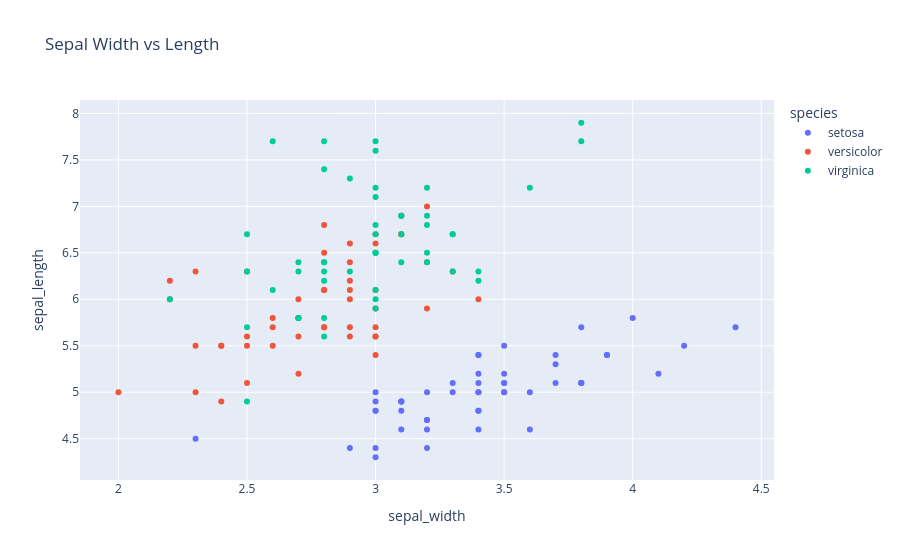

Write notebook code for a chart like this one.
### Code cell
fig = px.scatter(
    df,
    x="sepal_width",
    y="sepal_length",
    color="species",
    title="Sepal Width vs Length"
)
fig.show()

### Figure 1 — Plotly figure (JSON) as saved in the notebook; plotly's stock layout.template omitted (floating-point values rounded to 4 significant figures)
{"data": [{"hovertemplate": "species=setosa<br>sepal_width=%{x}<br>sepal_length=%{y}<extra></extra>", "legendgroup": "setosa", "marker": {"color": "#636efa", "symbol": "circle"}, "mode": "markers", "name": "setosa", "orientation": "v", "showlegend": true, "type": "scatter", "x": [3.5, 3.0, 3.2, 3.1, 3.6, 3.9, 3.4, 3.4, 2.9, 3.1, 3.7, 3.4, 3.0, 3.0, 4.0, 4.4, 3.9, 3.5, 3.8, 3.8, 3.4, 3.7, 3.6, 3.3, 3.4, 3.0, 3.4, 3.5, 3.4, 3.2, 3.1, 3.4, 4.1, 4.2, 3.1, 3.2, 3.5, 3.1, 3.0, 3.4, 3.5, 2.3, 3.2, 3.5, 3.8, 3.0, 3.8, 3.2, 3.7, 3.3], "xaxis": "x", "y": [5.1, 4.9, 4.7, 4.6, 5.0, 5.4, 4.6, 5.0, 4.4, 4.9, 5.4, 4.8, 4.8, 4.3, 5.8, 5.7, 5.4, 5.1, 5.7, 5.1, 5.4, 5.1, 4.6, 5.1, 4.8, 5.0, 5.0, 5.2, 5.2, 4.7, 4.8, 5.4, 5.2, 5.5, 4.9, 5.0, 5.5, 4.9, 4.4, 5.1, 5.0, 4.5, 4.4, 5.0, 5.1, 4.8, 5.1, 4.6, 5.3, 5.0], "yaxis": "y"}, {"hovertemplate": "species=versicolor<br>sepal_width=%{x}<br>sepal_length=%{y}<extra></extra>", "legendgroup": "versicolor", "marker": {"color": "#EF553B", "symbol": "circle"}, "mode": "markers", "name": "versicolor", "orientation": "v", "showlegend": true, "type": "scatter", "x": [3.2, 3.2, 3.1, 2.3, 2.8, 2.8, 3.3, 2.4, 2.9, 2.7, 2.0, 3.0, 2.2, 2.9, 2.9, 3.1, 3.0, 2.7, 2.2, 2.5, 3.2, 2.8, 2.5, 2.8, 2.9, 3.0, 2.8, 3.0, 2.9, 2.6, 2.4, 2.4, 2.7, 2.7, 3.0, 3.4, 3.1, 2.3, 3.0, 2.5, 2.6, 3.0, 2.6, 2.3, 2.7, 3.0, 2.9, 2.9, 2.5, 2.8], "xaxis": "x", "y": [7.0, 6.4, 6.9, 5.5, 6.5, 5.7, 6.3, 4.9, 6.6, 5.2, 5.0, 5.9, 6.0, 6.1, 5.6, 6.7, 5.6, 5.8, 6.2, 5.6, 5.9, 6.1, 6.3, 6.1, 6.4, 6.6, 6.8, 6.7, 6.0, 5.7, 5.5, 5.5, 5.8, 6.0, 5.4, 6.0, 6.7, 6.3, 5.6, 5.5, 5.5, 6.1, 5.8, 5.0, 5.6, 5.7, 5.7, 6.2, 5.1, 5.7], "yaxis": "y"}, {"hovertemplate": "species=virginica<br>sepal_width=%{x}<br>sepal_length=%{y}<extra></extra>", "legendgroup": "virginica", "marker": {"color": "#00cc96", "symbol": "circle"}, "mode": "markers", "name": "virginica", "orientation": "v", "showlegend": true, "type": "scatter", "x": [3.3, 2.7, 3.0, 2.9, 3.0, 3.0, 2.5, 2.9, 2.5, 3.6, 3.2, 2.7, 3.0, 2.5, 2.8, 3.2, 3.0, 3.8, 2.6, 2.2, 3.2, 2.8, 2.8, 2.7, 3.3, 3.2, 2.8, 3.0, 2.8, 3.0, 2.8, 3.8, 2.8, 2.8, 2.6, 3.0, 3.4, 3.1, 3.0, 3.1, 3.1, 3.1, 2.7, 3.2, 3.3, 3.0, 2.5, 3.0, 3.4, 3.0], "xaxis": "x", "y": [6.3, 5.8, 7.1, 6.3, 6.5, 7.6, 4.9, 7.3, 6.7, 7.2, 6.5, 6.4, 6.8, 5.7, 5.8, 6.4, 6.5, 7.7, 7.7, 6.0, 6.9, 5.6, 7.7, 6.3, 6.7, 7.2, 6.2, 6.1, 6.4, 7.2, 7.4, 7.9, 6.4, 6.3, 6.1, 7.7, 6.3, 6.4, 6.0, 6.9, 6.7, 6.9, 5.8, 6.8, 6.7, 6.7, 6.3, 6.5, 6.2, 5.9], "yaxis": "y"}], "layout": {"legend": {"title": {"text": "species"}, "tracegroupgap": 0}, "title": {"text": "Sepal Width vs Length"}, "xaxis": {"anchor": "y", "domain": [0, 1], "title": {"text": "sepal_width"}}, "yaxis": {"anchor": "x", "domain": [0, 1], "title": {"text": "sepal_length"}}}}
